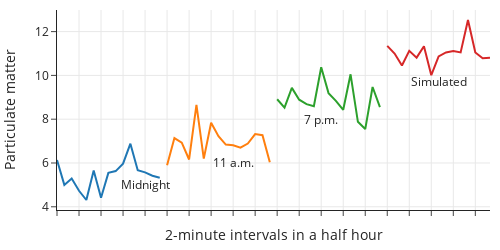

The notebook cell saved with this chart:
### Markdown cell above
We can add a line plot for this artificial set of measurements to our earlier line plots, and compare it to the three real ones:

### Code cell
times = np.arange(1, 16)

fig = px.line(
    pm,
    x="time",
    y="aq2.5",
    color="hour",
    labels={
        "time": "2-minute intervals in a half hour",
        "aq2.5": "Particulate matter",
    },
)

fig.add_trace(go.Scatter(x=times, y=aq_imitate, mode="lines"))

fig.add_annotation(x=12, y=5, text="Midnight", showarrow=False)
fig.add_annotation(x=24, y=6, text="11 a.m.", showarrow=False)
fig.add_annotation(x=36, y=8, text="7 p.m.", showarrow=False)
fig.add_annotation(x=52, y=9.7, text="Simulated", showarrow=False)
fig.update_xaxes(showticklabels=False)
fig.update_layout(width=500, height=250, showlegend=False)

fig.show()

### Figure 1 — Plotly figure (JSON) as saved in the notebook; plotly's stock layout.template omitted (floating-point values rounded to 4 significant figures)
{"data": [{"hovertemplate": "hour=0<br>2-minute intervals in a half hour=%{x}<br>Particulate matter=%{y}<extra></extra>", "legendgroup": "0", "line": {"color": "#1F77B4", "dash": "solid"}, "marker": {"symbol": "circle"}, "mode": "lines", "name": "0", "orientation": "v", "showlegend": true, "type": "scatter", "x": ["2022-04-01 00:01:10 UTC", "2022-04-01 00:03:10 UTC", "2022-04-01 00:05:10 UTC", "2022-04-01 00:07:10 UTC", "2022-04-01 00:09:10 UTC", "2022-04-01 00:11:10 UTC", "2022-04-01 00:13:10 UTC", "2022-04-01 00:15:10 UTC", "2022-04-01 00:17:10 UTC", "2022-04-01 00:19:10 UTC", "2022-04-01 00:21:10 UTC", "2022-04-01 00:23:10 UTC", "2022-04-01 00:25:10 UTC", "2022-04-01 00:27:10 UTC", "2022-04-01 00:29:10 UTC"], "xaxis": "x", "y": [6.14, 5, 5.29, 4.73, 4.31, 5.66, 4.41, 5.55, 5.63, 5.97, 6.88, 5.67, 5.57, 5.42, 5.33], "yaxis": "y"}, {"hovertemplate": "hour=11<br>2-minute intervals in a half hour=%{x}<br>Particulate matter=%{y}<extra></extra>", "legendgroup": "11", "line": {"color": "#FF7F0E", "dash": "solid"}, "marker": {"symbol": "circle"}, "mode": "lines", "name": "11", "orientation": "v", "showlegend": true, "type": "scatter", "x": ["2022-04-01 11:03:16 UTC", "2022-04-01 11:05:16 UTC", "2022-04-01 11:07:16 UTC", "2022-04-01 11:09:16 UTC", "2022-04-01 11:11:16 UTC", "2022-04-01 11:13:16 UTC", "2022-04-01 11:15:16 UTC", "2022-04-01 11:17:16 UTC", "2022-04-01 11:19:16 UTC", "2022-04-01 11:21:16 UTC", "2022-04-01 11:23:16 UTC", "2022-04-01 11:25:17 UTC", "2022-04-01 11:27:16 UTC", "2022-04-01 11:29:16 UTC", "2022-04-01 11:31:16 UTC"], "xaxis": "x", "y": [5.9, 7.14, 6.93, 6.16, 8.65, 6.2, 7.84, 7.22, 6.84, 6.81, 6.7, 6.89, 7.32, 7.27, 6.03], "yaxis": "y"}, {"hovertemplate": "hour=19<br>2-minute intervals in a half hour=%{x}<br>Particulate matter=%{y}<extra></extra>", "legendgroup": "19", "line": {"color": "#2CA02C", "dash": "solid"}, "marker": {"symbol": "circle"}, "mode": "lines", "name": "19", "orientation": "v", "showlegend": true, "type": "scatter", "x": ["2022-04-01 19:03:20 UTC", "2022-04-01 19:05:20 UTC", "2022-04-01 19:07:20 UTC", "2022-04-01 19:09:20 UTC", "2022-04-01 19:11:20 UTC", "2022-04-01 19:13:20 UTC", "2022-04-01 19:15:20 UTC", "2022-04-01 19:17:21 UTC", "2022-04-01 19:19:20 UTC", "2022-04-01 19:21:20 UTC", "2022-04-01 19:23:20 UTC", "2022-04-01 19:25:20 UTC", "2022-04-01 19:27:20 UTC", "2022-04-01 19:29:20 UTC", "2022-04-01 19:31:20 UTC"], "xaxis": "x", "y": [8.91, 8.53, 9.43, 8.89, 8.69, 8.59, 10.37, 9.19, 8.84, 8.43, 10.05, 7.88, 7.55, 9.47, 8.55], "yaxis": "y"}, {"mode": "lines", "type": "scatter", "x": [1, 2, 3, 4, 5, 6, 7, 8, 9, 10, 11, 12, 13, 14, 15], "y": [11.35, 11, 10.45, 11.12, 10.81, 11.33, 10.01, 10.87, 11.05, 11.11, 11.05, 12.53, 11.05, 10.78, 10.81]}], "layout": {"annotations": [{"showarrow": false, "text": "Midnight", "x": 12, "y": 5}, {"showarrow": false, "text": "11 a.m.", "x": 24, "y": 6}, {"showarrow": false, "text": "7 p.m.", "x": 36, "y": 8}, {"showarrow": false, "text": "Simulated", "x": 52, "y": 9.7}], "height": 250, "legend": {"title": {"text": "hour"}, "tracegroupgap": 0}, "showlegend": false, "width": 500, "xaxis": {"anchor": "y", "autorange": true, "domain": [0, 1], "range": [0, 59], "showticklabels": false, "title": {"text": "2-minute intervals in a half hour"}, "type": "category"}, "yaxis": {"anchor": "x", "autorange": true, "domain": [0, 1], "range": [3.853, 12.99], "title": {"text": "Particulate matter"}, "type": "linear"}}}
